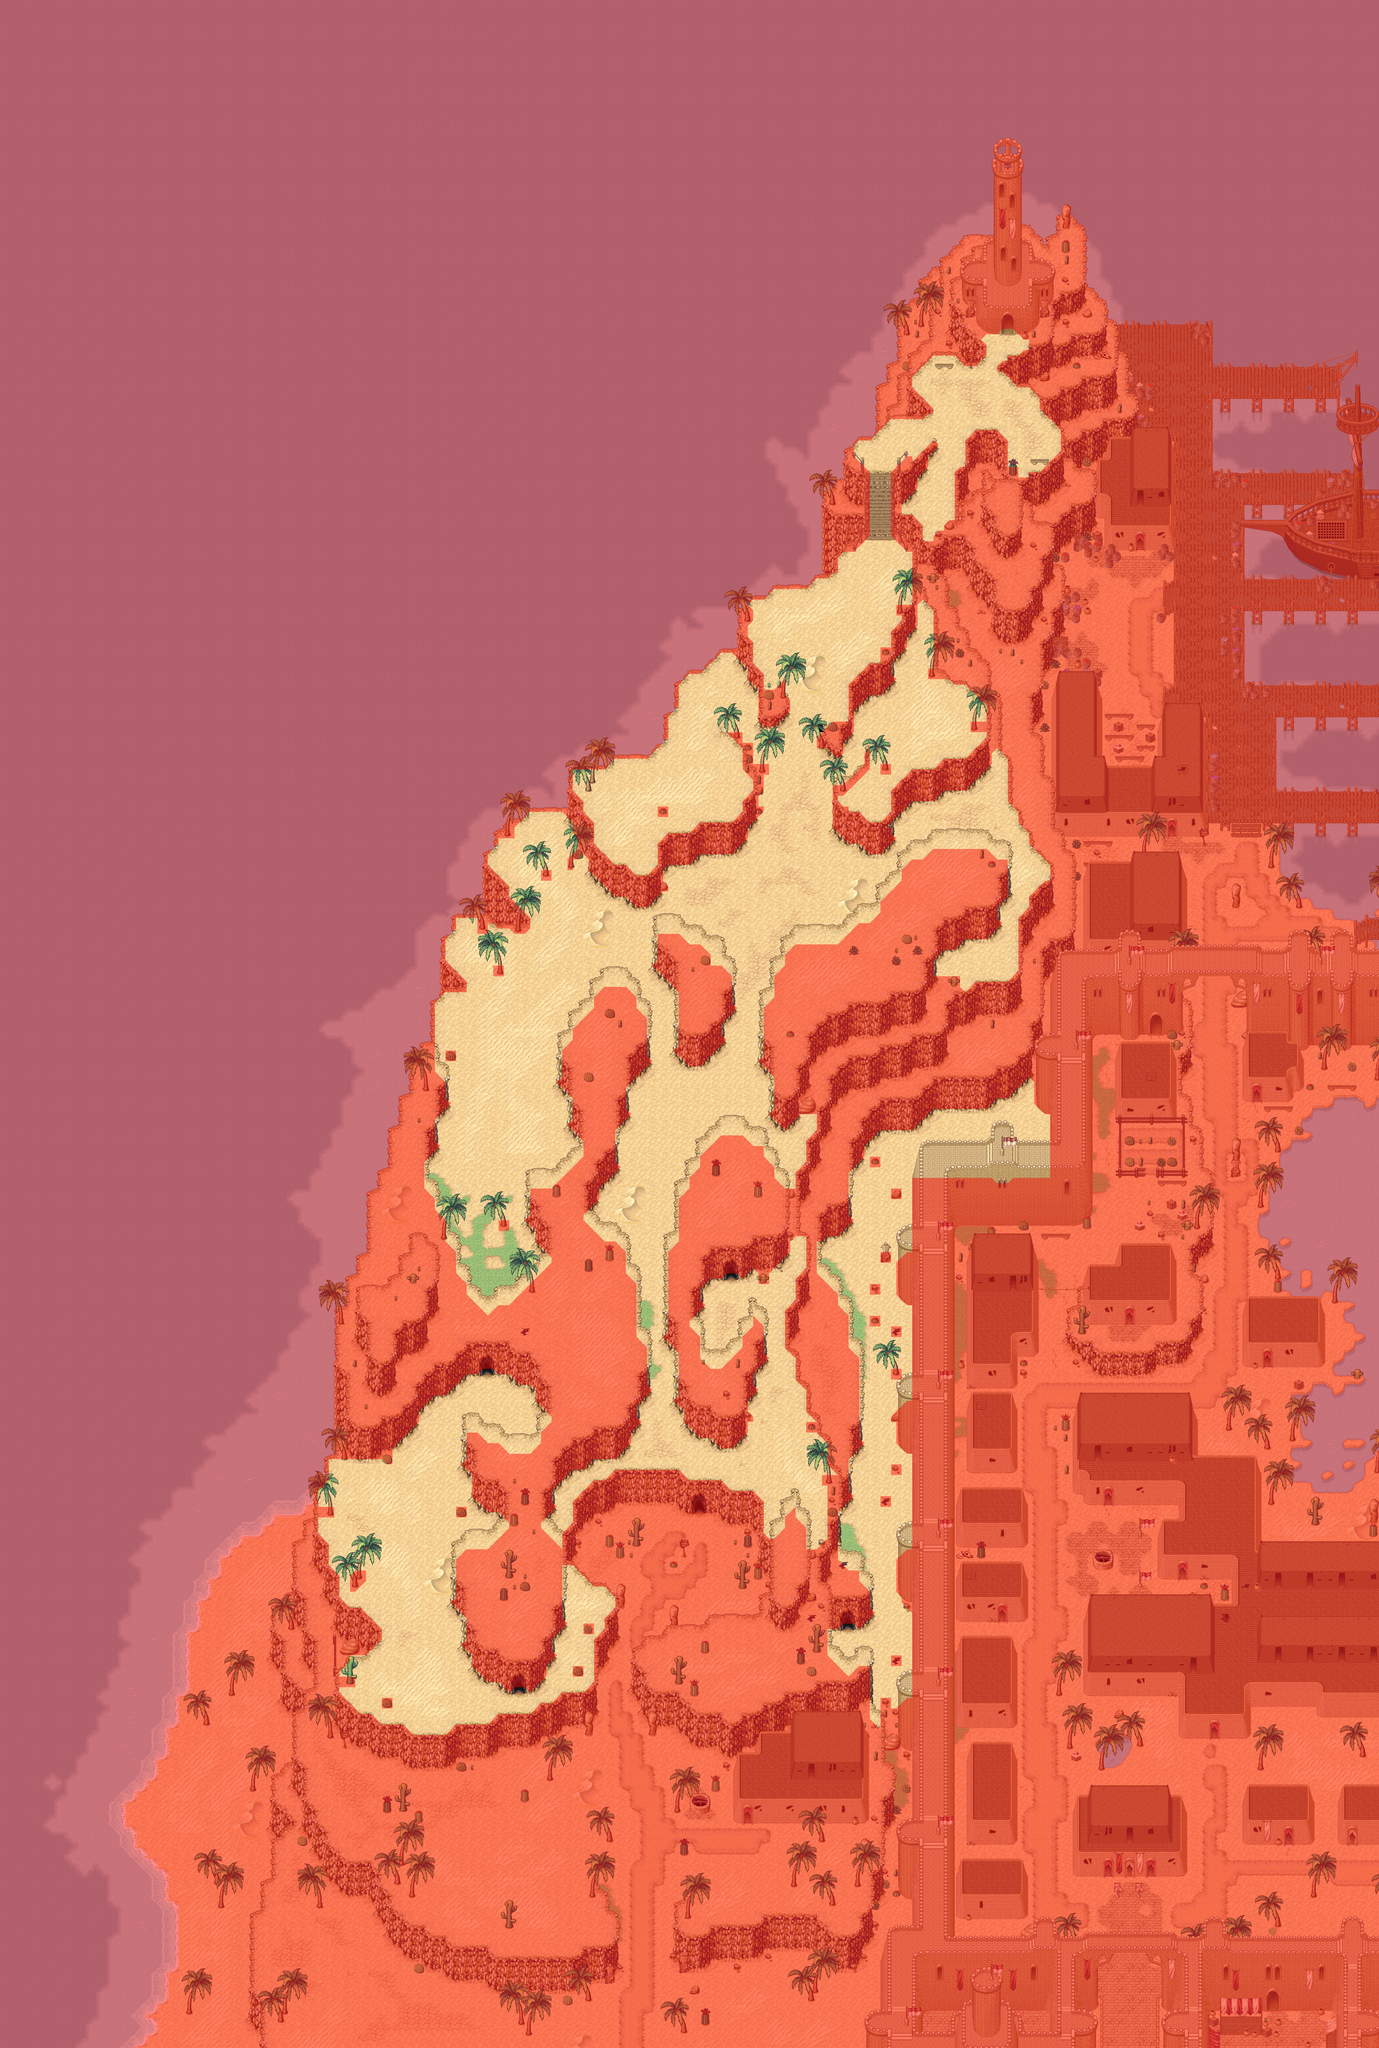

This game map was drawn from its Tiled (.tmx) file and the tilesets committed beside it. A one-line description and the trimmed map source follow:
An orthogonal 130x193 tile map with 32x32 px tiles, 6 tile layers (Ground, Ground 2, Fringe, Over, ...), 28 tilesets and 12 objects (6x Warp, 6x Spawn).

<map version="1.10" tiledversion="1.12.2" orientation="orthogonal" renderorder="right-down" width="130" height="193" tilewidth="32" tileheight="32" infinite="0" nextlayerid="22" nextobjectid="30">
 <properties>
  <property name="ambient" value="CloudLight" />
  <property name="license" value="CC BY-SA 4.0 (c) Reid" />
  <property name="music" value="Faith" />
  <property name="name" value="Tulimshar Western Hills" />
 </properties>
 <tileset firstgid="1" source="../../../graphics/tilesets/tonori/Ground.tsx" />
 <tileset firstgid="257" source="../../../graphics/tilesets/tonori/House.tsx" />
 <tileset firstgid="513" source="../../../graphics/tilesets/tonori/Wall.tsx" />
 <tileset firstgid="769" source="../../../graphics/tilesets/tonori/Accessory.tsx" />
 <tileset firstgid="833" source="../../../graphics/tilesets/tonori/Market.tsx" />
 <tileset firstgid="865" source="../../../graphics/tilesets/tonori/Accessory x3.tsx" />
 <tileset firstgid="881" source="../../../graphics/tilesets/tonori/Palm Tree x5.tsx" />
 <tileset firstgid="897" source="../../../graphics/tilesets/tonori/Ground x3.tsx" />
 <tileset firstgid="899" source="../../../graphics/tilesets/tonori/Pillar x2x2.tsx" />
 <tileset firstgid="913" source="../../../graphics/tilesets/tonori/Accessory x2.tsx" />
 <tileset firstgid="929" source="../../../graphics/tilesets/tonori/Ground x4.tsx" />
 <tileset firstgid="931" source="../../../graphics/tilesets/tonori/Collision Full.tsx" />
 <tileset firstgid="951" source="../../../graphics/tilesets/tonori/Lighthouse x4 x4.tsx" />
 <tileset firstgid="952" source="../../../graphics/tilesets/tonori/Waves.tsx" />
 <tileset firstgid="1152" source="../../../graphics/tilesets/tonori/WaterSparkle.tsx" />
 <tileset firstgid="1224" source="../../../graphics/tilesets/tonori/Water.tsx" />
 <tileset firstgid="1314" source="../../../graphics/tilesets/tonori/Bridge Vertical.tsx" />
 <tileset firstgid="1374" source="../../../graphics/tilesets/tonori/Dock.tsx" />
 <tileset firstgid="1502" source="../../../graphics/tilesets/generic/ship/Ship High Board.tsx" />
 <tileset firstgid="1622" source="../../../graphics/tilesets/generic/ship/Ship Water Transition.tsx" />
 <tileset firstgid="1670" source="../../../graphics/tilesets/generic/ship/Ship.tsx" />
 <tileset firstgid="1926" source="../../../graphics/tilesets/isles/tropical/Box.tsx" />
 <tileset firstgid="1962" source="../../../graphics/tilesets/generic/ship/Ship Mast.tsx" />
 <tileset firstgid="2218" source="../../../graphics/tilesets/generic/ship/Ship Accessories.tsx" />
 <tileset firstgid="2474" source="../../../graphics/tilesets/generic/ship/Ship Mast x2 x4.tsx" />
 <tileset firstgid="2478" source="../../../graphics/tilesets/isles/tropical/Box x1x2.tsx" />
 <tileset firstgid="2486" source="../../../graphics/tilesets/aemil/aurora/artis/harbour x6x4.tsx" />
 <tileset firstgid="2487" source="../../../graphics/tilesets/tonori/Pillar x2.tsx" />
 <layer id="1" name="Ground" width="130" height="193">
  <data>[25090 cells, 25090 non-empty, 340 distinct tile ids]</data>
 </layer>
 <layer id="2" name="Ground 2" width="130" height="193">
  <data>[25090 cells, 13110 non-empty, 303 distinct tile ids]</data>
 </layer>
 <layer id="3" name="Fringe" width="130" height="193">
  <data>[25090 cells, 866 non-empty, 169 distinct tile ids]</data>
 </layer>
 <layer id="4" name="Over" width="130" height="193">
  <data>[25090 cells, 1987 non-empty, 244 distinct tile ids]</data>
 </layer>
 <layer id="7" name="Over 2" width="130" height="193">
  <data>[25090 cells, 205 non-empty, 89 distinct tile ids]</data>
 </layer>
 <layer id="5" name="Collision" width="130" height="193">
  <data>[25090 cells, 22590 non-empty, 17 distinct tile ids]</data>
 </layer>
 <objectgroup id="6" name="Objects">
  <object id="18" name="To Tulimshar Western Cave" type="Warp" x="1436" y="4072">
   <properties>
    <property name="dest_map" value="Tulimshar Western Cave" />
    <property name="dest_pos_x" value="46" />
    <property name="dest_pos_y" value="46" />
   </properties>
   <polygon points="20,56 52,56 67,72 5,72" />
  </object>
  <object id="19" name="To Tulimshar Western Cave" type="Warp" x="2174" y="3784">
   <properties>
    <property name="dest_map" value="Tulimshar Western Cave" />
    <property name="dest_pos_x" value="68" />
    <property name="dest_pos_y" value="37" />
   </properties>
   <polygon points="20,56 52,56 67,72 5,72" />
  </object>
  <object id="20" name="To Tulimshar Western Cave" type="Warp" x="2524" y="4840">
   <properties>
    <property name="dest_map" value="Tulimshar Western Cave" />
    <property name="dest_pos_x" value="79" />
    <property name="dest_pos_y" value="68" />
   </properties>
   <polygon points="20,56 52,56 67,72 5,72" />
  </object>
  <object id="21" name="To Tulimshar Western Cave" type="Warp" x="1532" y="5032">
   <properties>
    <property name="dest_map" value="Tulimshar Western Cave" />
    <property name="dest_pos_x" value="49" />
    <property name="dest_pos_y" value="72" />
   </properties>
   <polygon points="20,56 52,56 67,72 5,72" />
  </object>
  <object id="22" name="To Tulimshar Bay" type="Warp" x="3005" y="936">
   <properties>
    <property name="auto_warp" type="bool" value="false" />
    <property name="dest_map" value="Tulimshar Bay" />
    <property name="dest_pos_x" value="38" />
    <property name="dest_pos_y" value="65" />
   </properties>
   <polygon points="20,56 52,56 67,72 5,72" />
  </object>
  <object id="23" name="To Tulimshar Center" type="Warp" x="2988" y="3478">
   <properties>
    <property name="auto_warp" type="bool" value="false" />
    <property name="dest_map" value="Tulimshar West Wall Pathway" />
    <property name="dest_pos_x" value="51" />
    <property name="dest_pos_y" value="75" />
   </properties>
   <polygon points="68,74 52,90 19,90 4,74" />
  </object>
  <object id="24" name="Peyote" type="Spawn" x="-92" y="64">
   <properties>
    <property name="auto_warp" type="" value="" />
    <property name="count" value="5" />
    <property name="dest_map" type="" value="" />
    <property name="dest_pos_x" type="" value="" />
    <property name="dest_pos_y" type="" value="" />
    <property name="type" value="Monster" />
   </properties>
  </object>
  <object id="25" name="Turtle" type="Spawn" x="1384" y="2800" width="344" height="400">
   <properties>
    <property name="auto_warp" type="" value="" />
    <property name="count" value="3" />
    <property name="dest_map" type="" value="" />
    <property name="dest_pos_x" type="" value="" />
    <property name="dest_pos_y" type="" value="" />
    <property name="type" value="Monster" />
   </properties>
  </object>
  <object id="26" name="Turtle" type="Spawn" x="1762" y="2275" width="466" height="193">
   <properties>
    <property name="auto_warp" type="" value="" />
    <property name="count" value="2" />
    <property name="dest_map" type="" value="" />
    <property name="dest_pos_x" type="" value="" />
    <property name="dest_pos_y" type="" value="" />
    <property name="type" value="Monster" />
   </properties>
  </object>
  <object id="27" name="Scorpion" type="Spawn" x="2215" y="1602.65" width="460.939" height="1151.52">
   <properties>
    <property name="auto_warp" type="" value="" />
    <property name="count" value="4" />
    <property name="dest_map" type="" value="" />
    <property name="dest_pos_x" type="" value="" />
    <property name="dest_pos_y" type="" value="" />
    <property name="type" value="Monster" />
   </properties>
  </object>
  </objectgroup>
</map>
<!-- 2 of 12 objects omitted -->
